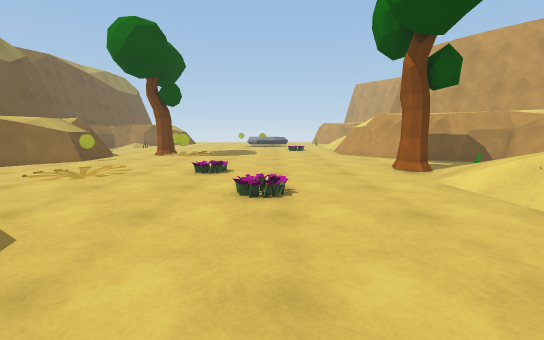
[1] (above)

18 first-person views from a walk through a scene from a Unity 3-D project. The camera is 1.2 m above the floor, tilts 8° down and sees 90° across. The floor is counted in squares, 1 m on a side. Each view is taken from the middle of a square. On the plan, view 1 faces up. The plan holds only what a view shows up to about 13 squares ahead; the rest is blank. The place goes on beyond the plan.

[2]
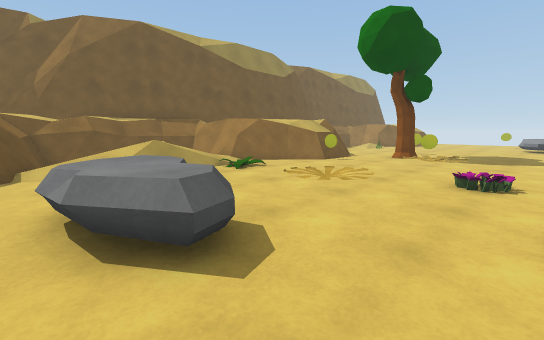

[3]
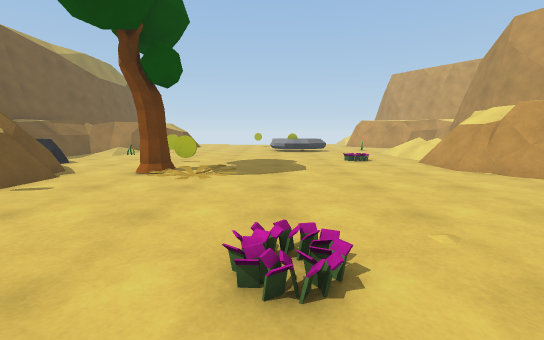

[4]
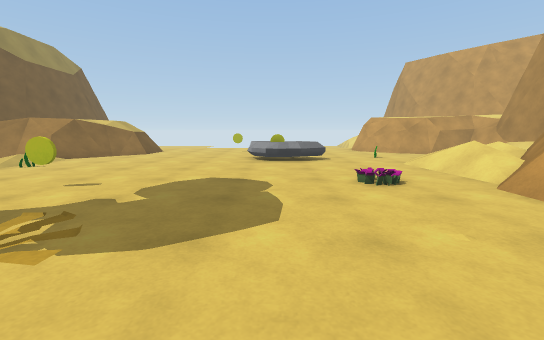

[5]
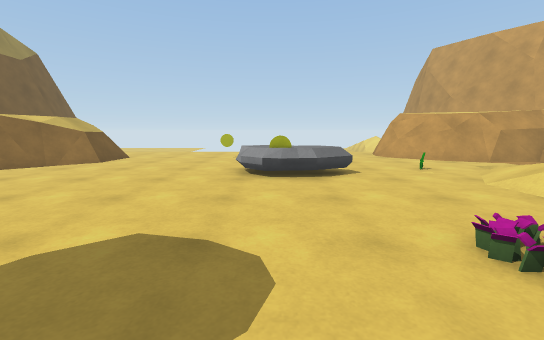

[6]
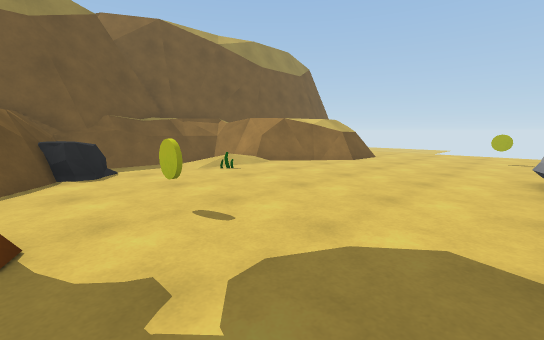

[7]
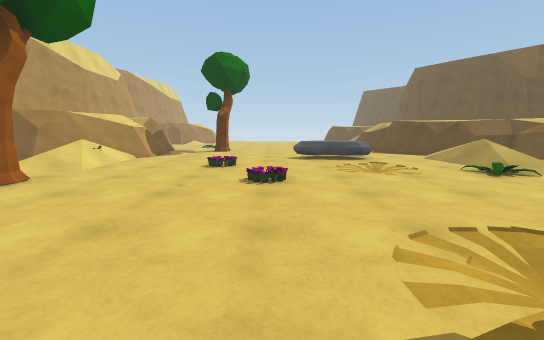

[8]
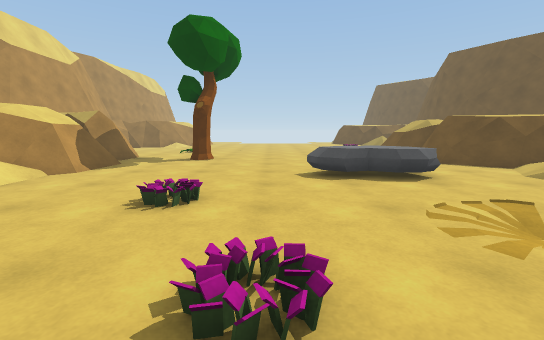

[9]
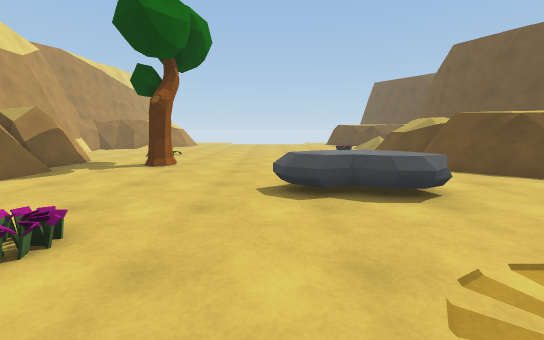

[10]
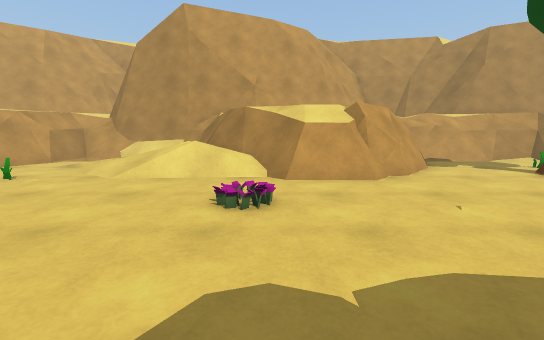

[11]
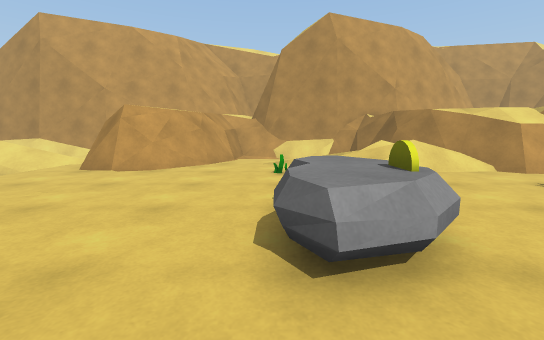

[12]
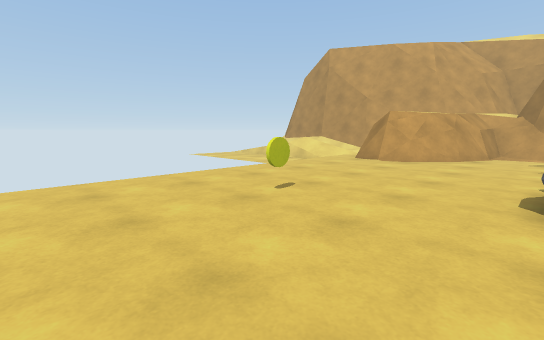

[13]
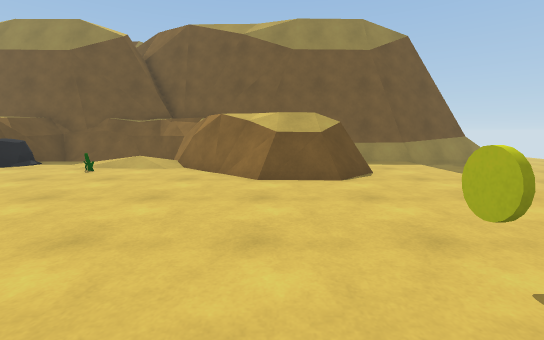

[14]
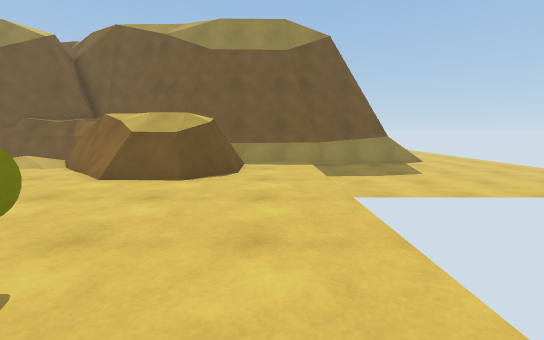

[15]
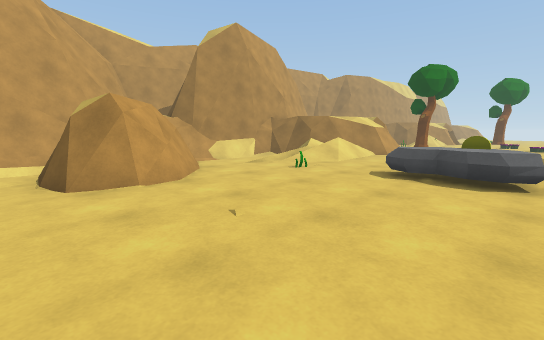

[16]
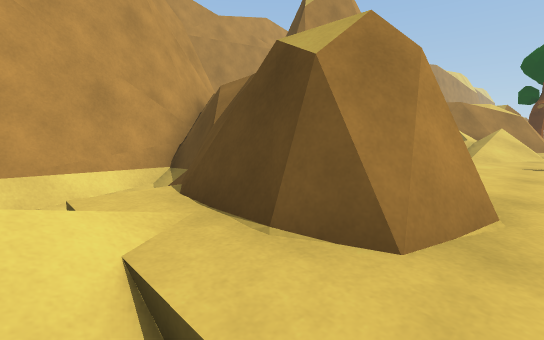

[17]
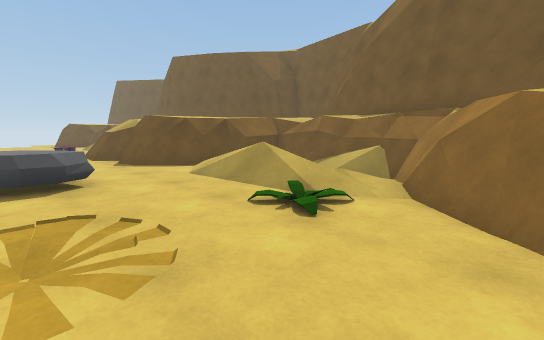

[18]
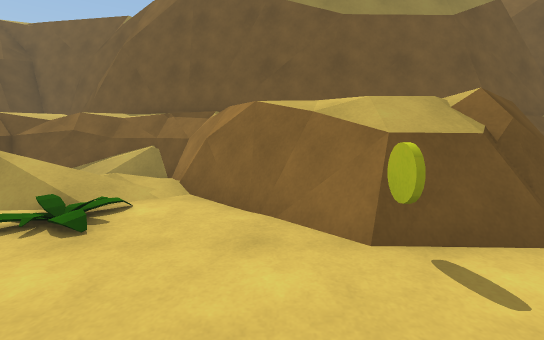

### Floor plan
Key: @ floor where view 1 was taken; # wall or solid block; . main floor; - floor 0.25 m lower than the main floor; _ floor 0.5 m lower than the main floor; : floor 0.75 m higher than the main floor; / step, stairs or slope; = window, fence, low wall or low ledge; ^ raised ledge; T tree; P plant; R rock; O other object.
Columns run from 15 left of view 1 to 10 right of it. Each row starts with its distance up from view 1.
 32  #=-__--           _//  =#
 31  #=/.................../-#
 30  #=/................###=/#
 29  #=/===............=######
 28  #  ###=....O.......###
 27       ##.............###
 26       #=..............####
 25      ##................//#
 24     ##=......RRR...O.../=#
 23   ###=.......RRRR...././=#
 22   ##//........OR....//  =#
 21  ## //.............///  ##
 20  ## //O............/// ###
 19  #=/...............///^##
 18  #=/................/##
 17  #=/R....O.......P.=##
 16  ###RR.............=#
 15    ###=..T.........=#
 14      ##..# ........=##
 13       #=...O........###
 12       ##.............####
 11      ##O............../###
 10 ##  ###................/=#
  9 #  ###.............T ../=#
  8 #^##=/....P..P...../TO./=#
  7 #^#///.P.PPP......../ //=#
  6 ^==  //...P........//  /##
  5 ^^#  //........P...// ###
  4 ^^=  //............/:=##
  3 ^#=  //..RRR........=##
  2  ##=//...RRRR......=##
  1  ####=....R........=#
  0     ###..   ...@...=#
 -1      ##=.   ........#
 -2       #.    ....T..=#
 -3       #=    ........#

Positions as (right, up) in squares from view 1, and headings:
1: (0, 0), facing up
2: (-1, 1), facing up-left
3: (-2, 6), facing up
4: (-1, 11), facing up
5: (-1, 15), facing up
6: (-2, 15), facing up-left
7: (-2, 15), facing down
8: (-2, 10), facing down
9: (-3, 8), facing down
10: (-3, 17), facing right
11: (-4, 24), facing right
12: (-7, 24), facing up-right
13: (-1, 26), facing left
14: (-1, 30), facing left
15: (-2, 31), facing down-right
16: (4, 32), facing down-right
17: (-5, 10), facing down-left
18: (-5, 10), facing left
